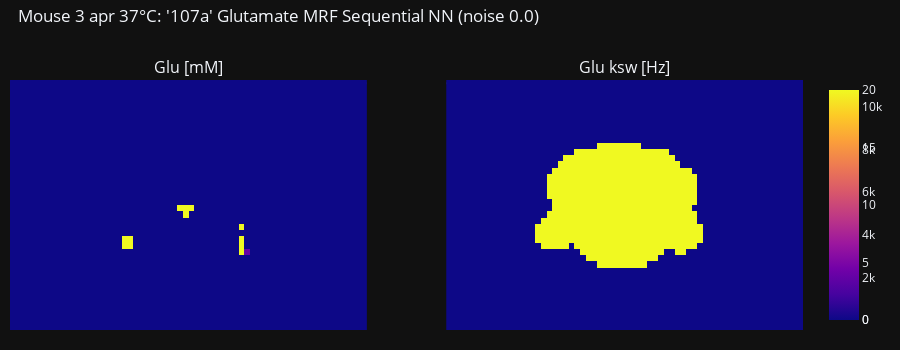

Notebook code for this chart:
### Code cell
# Create subplots with 1 row and 3 columns, increased horizontal spacing
fig = make_subplots(rows=1, cols=2, horizontal_spacing=0.1, vertical_spacing=0.03, 
                    subplot_titles=['Glu [mM]', 'Glu ksw [Hz]'])

# Add heatmaps for the three arrays
heatmap_fs = go.Heatmap(z=quant_maps_glu['fs']*(110000/3)*full_mask, colorscale=custom_viridis, coloraxis='coloraxis5')
heatmap_ksw = go.Heatmap(z=quant_maps_glu['ksw']*full_mask, colorscale=custom_plasma, coloraxis='coloraxis6')

fig.add_trace(heatmap_fs, row=1, col=1)
fig.add_trace(heatmap_ksw, row=1, col=2)

fig.update_layout(
    template='plotly_dark',  # Set the theme to plotly dark
    title_text=f"Mouse {subject_i+1} {date} {temp}°C: '{fp_prtcl_name}' Glutamate MRF Sequential NN (noise 0.{glu_noise})",
    showlegend=False,  # Hide legend
    height=350,
    width=900,  # Set a width based on your preference
    margin=dict(l=10, r=40, t=80, b=20),  # Adjust top and bottom margins
    title=dict(x=0.02, y=0.97)  # Adjust the title position
)

# Add individual titles and separate colorbars
for i, title in enumerate([1, 2, 3], start=1):
    fig.update_xaxes(row=i, col=1, showgrid=False, showticklabels=False)
    fig.update_xaxes(row=i, col=2, showgrid=False, showticklabels=False)
    fig.update_yaxes(showgrid=False, row=i, col=1, showticklabels=False, autorange='reversed')  # Reverse the y-axis
    fig.update_yaxes(showgrid=False, row=i, col=2, showticklabels=False, autorange='reversed')  # Reverse the y-axis

# Manually add separate colorbars
f_const = 3 / 110000
colorbar_fs = {'colorscale': custom_magma}
colorbar_ksw = {'colorscale': custom_cividis}


fig.update_layout(
    coloraxis1=colorbar_fs,
    coloraxis2=colorbar_ksw,
    coloraxis_colorbar=dict(x=0.45, y=0.15, len=0.3),
    coloraxis2_colorbar=dict(x=1, y=0.15, len=0.3),
)

# Show the plot
fig.show()

pio.write_image(fig, f'images/{save_name}/subject_{phantom_choice}/{dict_name}_{net_name}_{fp_prtcl_name}_glu_sequential_kf.jpeg')

### Figure 1 — Plotly figure (JSON) as saved in the notebook; plotly's stock layout.template omitted (floating-point values rounded to 4 significant figures; data arrays with more than 128 entries replaced by an {"elided": "..."} marker saying what was removed)
{"data": [{"coloraxis": "coloraxis5", "colorscale": [[0.0, "#000000"], [0.1111, "#482878"], [0.2222, "#3e4989"], [0.3333, "#31688e"], [0.4444, "#26828e"], [0.5556, "#1f9e89"], [0.6667, "#35b779"], [0.7778, "#6ece58"], [0.8889, "#b5de2b"], [1.0, "#fde725"]], "z": {"elided": "40x64 float values"}, "type": "heatmap", "xaxis": "x", "yaxis": "y"}, {"coloraxis": "coloraxis6", "colorscale": [[0.0, "#000000"], [0.1111, "#46039f"], [0.2222, "#7201a8"], [0.3333, "#9c179e"], [0.4444, "#bd3786"], [0.5556, "#d8576b"], [0.6667, "#ed7953"], [0.7778, "#fb9f3a"], [0.8889, "#fdca26"], [1.0, "#f0f921"]], "z": {"elided": "40x64 float values"}, "type": "heatmap", "xaxis": "x2", "yaxis": "y2"}], "layout": {"xaxis": {"anchor": "y", "domain": [0.0, 0.45], "showgrid": false, "showticklabels": false}, "yaxis": {"anchor": "x", "domain": [0.0, 1.0], "showgrid": false, "showticklabels": false, "autorange": "reversed"}, "xaxis2": {"anchor": "y2", "domain": [0.55, 1.0], "showgrid": false, "showticklabels": false}, "yaxis2": {"anchor": "x2", "domain": [0.0, 1.0], "showgrid": false, "showticklabels": false, "autorange": "reversed"}, "annotations": [{"font": {"size": 16}, "showarrow": false, "text": "Glu [mM]", "x": 0.225, "xanchor": "center", "xref": "paper", "y": 1.0, "yanchor": "bottom", "yref": "paper"}, {"font": {"size": 16}, "showarrow": false, "text": "Glu ksw [Hz]", "x": 0.775, "xanchor": "center", "xref": "paper", "y": 1.0, "yanchor": "bottom", "yref": "paper"}], "title": {"text": "Mouse 3 apr 37°C: '107a' Glutamate MRF Sequential NN (noise 0.0)", "x": 0.02, "y": 0.97}, "margin": {"l": 10, "r": 40, "t": 80, "b": 20}, "showlegend": false, "height": 350, "width": 900, "coloraxis": {"colorbar": {"x": 0.45, "y": 0.15, "len": 0.3}, "colorscale": [[0.0, "#000000"], [0.1111, "#180f3d"], [0.2222, "#440f76"], [0.3333, "#721f81"], [0.4444, "#9e2f7f"], [0.5556, "#cd4071"], [0.6667, "#f1605d"], [0.7778, "#fd9668"], [0.8889, "#feca8d"], [1.0, "#fcfdbf"]]}, "coloraxis2": {"colorscale": [[0.0, "#000000"], [0.1111, "#123570"], [0.2222, "#3b496c"], [0.3333, "#575d6d"], [0.4444, "#707173"], [0.5556, "#8a8678"], [0.6667, "#a59c74"], [0.7778, "#c3b369"], [0.8889, "#e1cc55"], [1.0, "#fee838"]], "colorbar": {"x": 1, "y": 0.15, "len": 0.3}}}}
